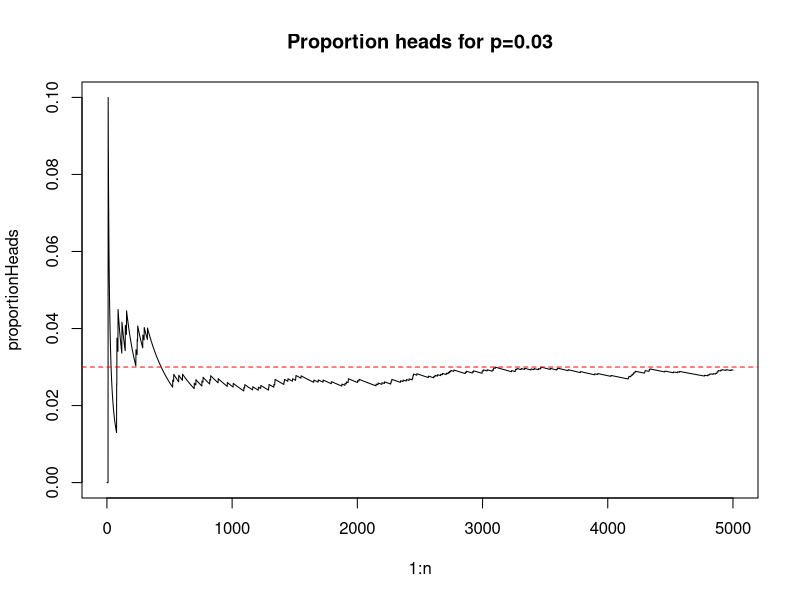
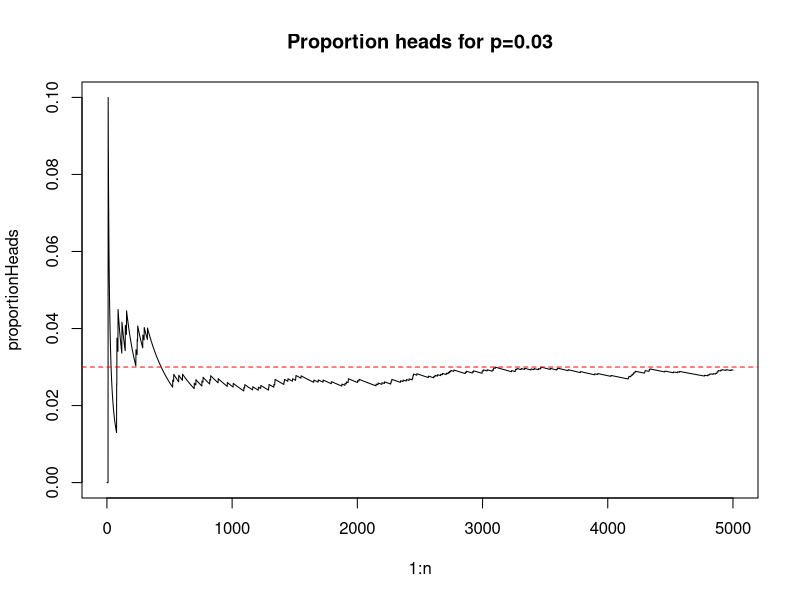

Generate these figures, in order, with R:
# 2.21 - Plotting proportion of H vs T
n = 5000
p = 0.03
coinTosses = sample(c("H","T"), prob = c(p, 1-p), size = n, replace = TRUE)
proportionHeads = rep(0, n)
headCount = 0
for(i in 1:n) {
  if (coinTosses[i] == 'H') {
    headCount = headCount + 1
  } 
  proportionHeads[i] = headCount/i
} 

# Postscript
pdf("~/AllStatistics/ch2_2.21b.pdf")
plot(x = 1:n, y = proportionHeads, type = "l", ylim = c(0,0.1),
     main = paste0("Proportion heads for p=", p))
abline(h = p, col = "red", lty = "dashed")
dev.off()    





plot(x = 1:n, y = proportionHeads, type = "l", ylim = c(0,0.1),
     main = paste0("Proportion heads for p=", p))
abline(h = p, col = "red", lty = "dashed")
